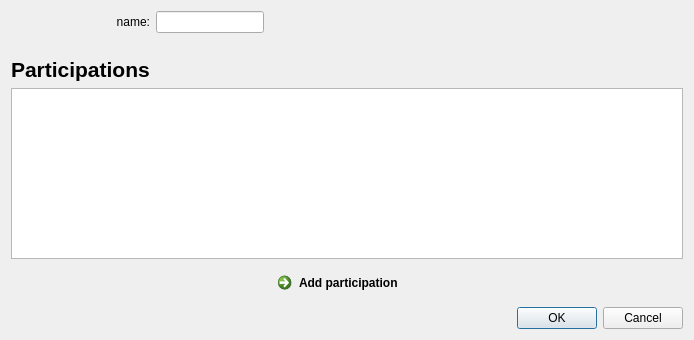
<?xml version="1.0" encoding="UTF-8"?>
<ui version="4.0">
 <class>expensedialog</class>
 <widget class="QDialog" name="expensedialog">
  <property name="geometry">
   <rect>
    <x>0</x>
    <y>0</y>
    <width>694</width>
    <height>340</height>
   </rect>
  </property>
  <property name="windowTitle">
   <string>Expense edition</string>
  </property>
  <layout class="QGridLayout" name="gridLayout">
   <item row="0" column="0">
    <widget class="QLabel" name="label_2">
     <property name="text">
      <string>name:</string>
     </property>
     <property name="alignment">
      <set>Qt::AlignRight|Qt::AlignTrailing|Qt::AlignVCenter</set>
     </property>
    </widget>
   </item>
   <item row="0" column="1" colspan="2">
    <widget class="QLineEdit" name="name"/>
   </item>
   <item row="3" column="0" colspan="4">
    <widget class="QTableView" name="participants"/>
   </item>
   <item row="4" column="0" colspan="3">
    <spacer name="horizontalSpacer">
     <property name="orientation">
      <enum>Qt::Horizontal</enum>
     </property>
     <property name="sizeHint" stdset="0">
      <size>
       <width>40</width>
       <height>20</height>
      </size>
     </property>
    </spacer>
   </item>
   <item row="2" column="0">
    <widget class="QLabel" name="tablelabel">
     <property name="text">
      <string>&lt;!DOCTYPE HTML PUBLIC &quot;-//W3C//DTD HTML 4.0//EN&quot; &quot;http://www.w3.org/TR/REC-html40/strict.dtd&quot;&gt;
&lt;html&gt;&lt;head&gt;&lt;meta name=&quot;qrichtext&quot; content=&quot;1&quot; /&gt;&lt;style type=&quot;text/css&quot;&gt;
p, li { white-space: pre-wrap; }
&lt;/style&gt;&lt;/head&gt;&lt;body style=&quot; font-family:'DejaVu Sans'; font-size:9pt; font-weight:400; font-style:normal;&quot;&gt;
&lt;p style=&quot; margin-top:0px; margin-bottom:0px; margin-left:0px; margin-right:0px; -qt-block-indent:0; text-indent:0px;&quot;&gt;&lt;span style=&quot; font-size:16pt; font-weight:600;&quot;&gt;Participations&lt;/span&gt;&lt;/p&gt;&lt;/body&gt;&lt;/html&gt;</string>
     </property>
    </widget>
   </item>
   <item row="1" column="1">
    <spacer name="verticalSpacer">
     <property name="orientation">
      <enum>Qt::Vertical</enum>
     </property>
     <property name="sizeHint" stdset="0">
      <size>
       <width>20</width>
       <height>40</height>
      </size>
     </property>
    </spacer>
   </item>
   <item row="4" column="3">
    <widget class="QCommandLinkButton" name="commandLinkButton">
     <property name="sizePolicy">
      <sizepolicy hsizetype="Maximum" vsizetype="Preferred">
       <horstretch>0</horstretch>
       <verstretch>0</verstretch>
      </sizepolicy>
     </property>
     <property name="text">
      <string>Add participation</string>
     </property>
    </widget>
   </item>
   <item row="5" column="3">
    <widget class="QDialogButtonBox" name="buttonBox">
     <property name="orientation">
      <enum>Qt::Horizontal</enum>
     </property>
     <property name="standardButtons">
      <set>QDialogButtonBox::Cancel|QDialogButtonBox::Ok</set>
     </property>
    </widget>
   </item>
  </layout>
 </widget>
 <resources/>
 <connections>
  <connection>
   <sender>buttonBox</sender>
   <signal>accepted()</signal>
   <receiver>expensedialog</receiver>
   <slot>accept()</slot>
   <hints>
    <hint type="sourcelabel">
     <x>248</x>
     <y>254</y>
    </hint>
    <hint type="destinationlabel">
     <x>157</x>
     <y>274</y>
    </hint>
   </hints>
  </connection>
  <connection>
   <sender>buttonBox</sender>
   <signal>rejected()</signal>
   <receiver>expensedialog</receiver>
   <slot>reject()</slot>
   <hints>
    <hint type="sourcelabel">
     <x>316</x>
     <y>260</y>
    </hint>
    <hint type="destinationlabel">
     <x>286</x>
     <y>274</y>
    </hint>
   </hints>
  </connection>
 </connections>
</ui>
